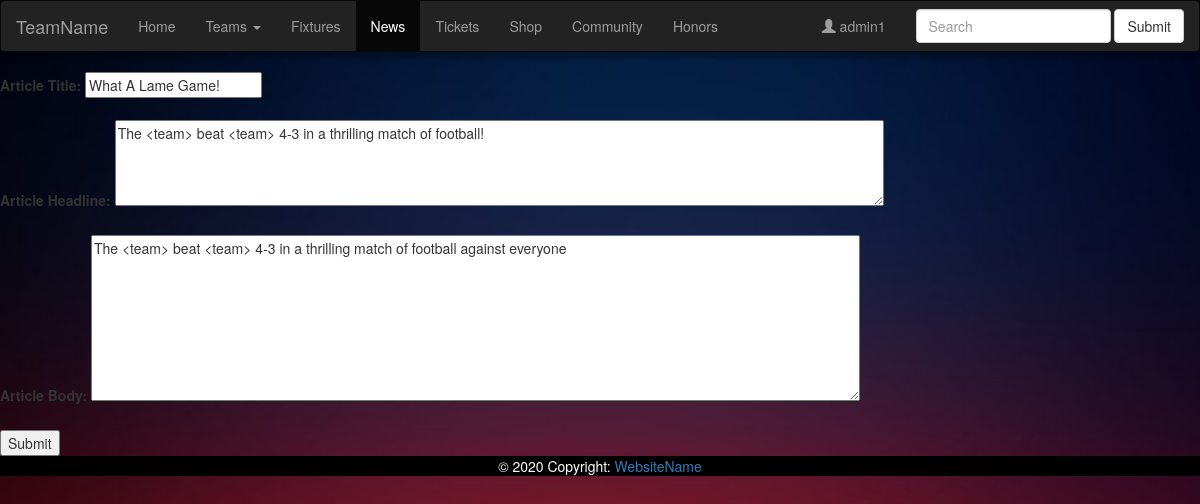
The page /news/article/edit/1 (signed in) on the database its author committed.
### tables this page shows
CREATE TABLE "article" (
	"articleid"	INTEGER NOT NULL,
	"articletitle"	TEXT NOT NULL,
	"articleheadline"	TEXT NOT NULL,
	"articlebody"	TEXT NOT NULL,
	PRIMARY KEY("articleid")
);

### app.py (the view)
@app.route('/news/article/edit/<anum>', methods=['GET', 'POST'])
def editArticle(anum):
    if 'user' in session:
        user = session['user']
        role = session['role']
        if role != 'ADMIN':
            return redirect(url_for('main'))
        if request.method == 'POST':
            title = request.form['title']
            headline = request.form['headline']
            body = request.form['body']
            functions.updateArticle(anum, title, headline, body)
            return redirect(url_for('getNews'), code=303)
        article = functions.getArticle(anum)
        return render_template('editarticle.html', user=user, role=role, article=article, anum=anum)
    else:
        return redirect(url_for('main'))

### functions.py (called while the page is built)
def getArticle(aid):
    conn = sqlite3.connect('database/430Group4.db')
    cursor = conn.cursor()
    cursor.execute(
        "select articletitle, articleheadline, articlebody from article WHERE articleid='"+str(aid)+"'")
    res = cursor.fetchall()
    cursor.close()
    conn.close()
    return (res[0][0], res[0][1], res[0][2])

### templates/editarticle.html (shortened to what this page needs)
<!DOCTYPE html>
<html lang="en">
  <head>
    <link
      rel="stylesheet"
      href="https://maxcdn.bootstrapcdn.com/bootstrap/3.4.1/css/bootstrap.min.css"
    />
    <link
      href="{{ url_for('static', filename='css/news.css') }}"
      rel="stylesheet"
      type="text/css"
    />
  </head>
  <body>
    <div>
      <nav class="navbar navbar-inverse">
        <div class="container-fluid">
          <div class="navbar-header">
            <a class="navbar-brand" href="#">TeamName</a>
          </div>
          <ul class="nav navbar-nav">
            <li ><a href="#">Home</a></li>
            <li class="dropdown">
              <a class="dropdown-toggle" data-toggle="dropdown" href="#"
                >Teams <span class="caret"></span
              ></a>
            </li>
            <li><a href="/fixtures">Fixtures</a></li>
            <li class="active"><a href="/news">News</a></li>
            <li><a href="/tickets">Tickets</a></li>
            <li><a href="/shop">Shop</a></li>
            <li><a href="/community">Community</a></li>
            <li><a href="/honorsfb">Honors</a></li>
          </ul>
          <form class="navbar-form navbar-right" action="/action_page.php">
            <div class="form-group">
              <input type="text" class="form-control" placeholder="Search" />
            </div>
            <button type="submit" class="btn btn-default">Submit</button>
          </form>
          <ul class="nav navbar-nav navbar-right">
            <li>
                {%if user is none%}
                <a href="/login">
                <span class="glyphicon glyphicon-user"></span> Profile</a>
                {%else%}
                <a href="/">
                <span class="glyphicon glyphicon-user"></span> {{user}}</a>
                {%endif%}
            </li>
          </ul>
        </div>
      </nav>
      <form action="./{{anum}}" method="POST">
        <label>Article Title:</label>
        <input value = "{{article[0]}}" name = 'title'></input>
        <br><br>
        <label>Article Headline:</label>
        <textarea name="headline" rows="4" cols="100">{{article[1]}}</textarea>
        <br><br>
        <label>Article Body:</label>
        <textarea name="body" rows="8" cols="100">{{article[2]}}</textarea>
          <br><br>
          <input type="submit" value="Submit">
        </form>
  </body>
    <footer class="page-footer " class="navbar-fixed-footer">
      <div
        class="footer-copyright text-center py-3"
        class="navbar-fixed-bottom"
        style="background-color: black; color: white;"
      >
        © 2020 Copyright:
        <a> WebsiteName</a>
      </div>
    </footer>
</html>

### static/css/news.css (style rules this page uses)
body { background-image: url('images/bg.jpeg'); background-repeat: no-repeat; background-attachment: fixed; background-size: cover; overflow-x: hidden; }
.navbar { box-shadow: 0 0.3rem 0.4rem 4px rgb(0 0 0 / 25%); min-height:100%; }

### rows shown on the page
article: title "What A Lame Game!", headline "The <team> beat <team> 4-3 in a thrilling match of football!", body "The <team> beat <team> 4-3 in a thrilling match of football against everyone"

### other values the page prints
{{ user }} "admin1"
